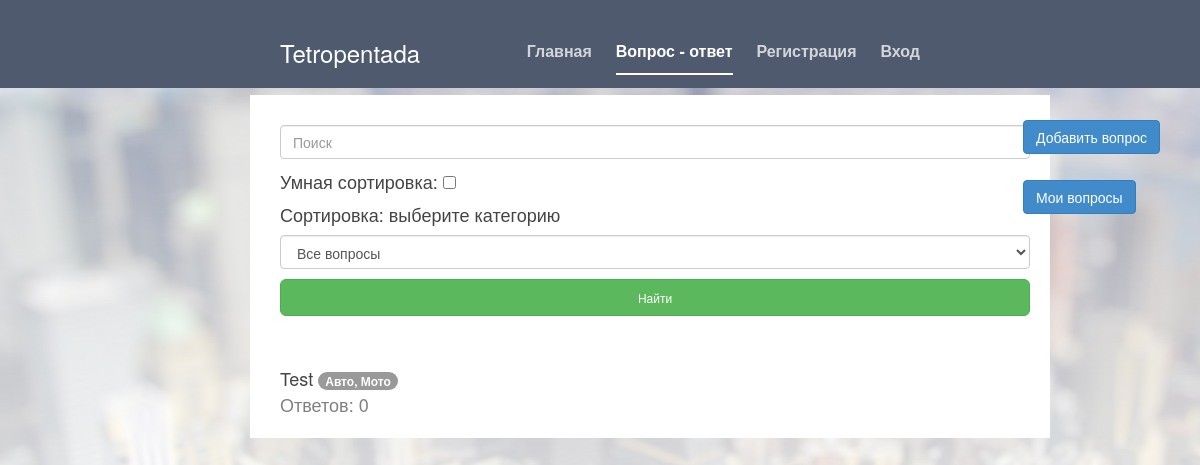
The app's page /index/0/none, older data.
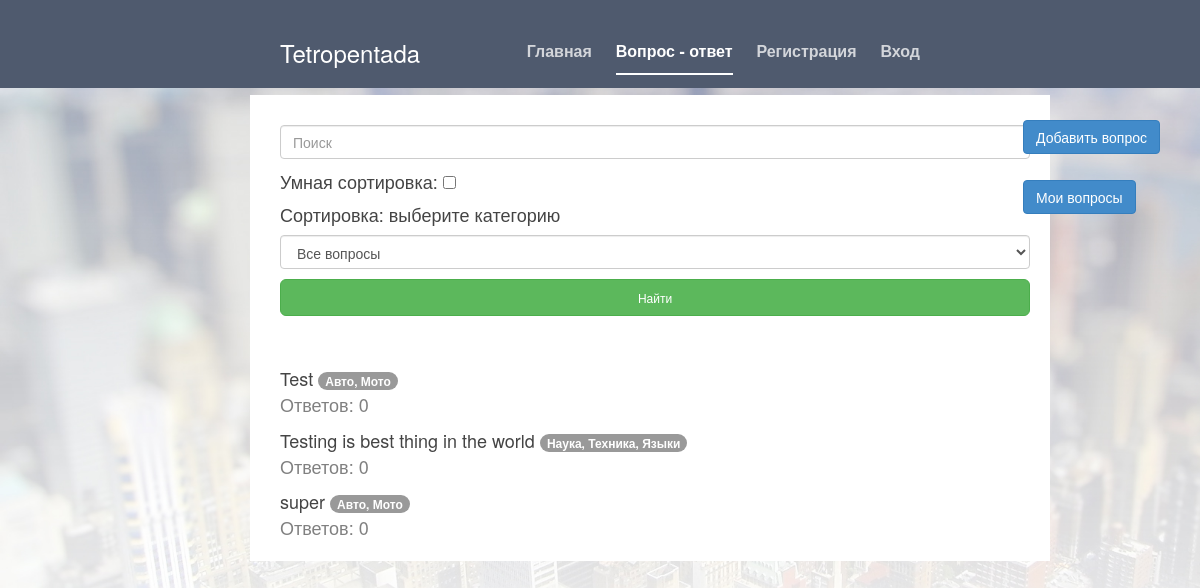
The same page, newer data.
### tetropentada.py (models this page shows, shortened)
class Question(db.Model):
    id = db.Column(db.Integer, primary_key=True)
    title = db.Column(db.String(80))
    content = db.Column(db.String(80))
    tag = db.Column(db.String(80))
    user_id = db.Column(db.Integer, db.ForeignKey('user.id'))
    user = db.relationship('User', backref=db.backref('Questions', lazy=True))

### tetropentada.py (the view, shortened to what this page needs)
@app.route("/index/<int:my_quests>/<tag>", methods=['POST', 'GET'])
def index(my_quests, tag):
    form = SearchAndSort()
    questions = Question.query.all()
    if form.validate_on_submit():
        if form.checkbox.data:
            tag = form.sort.data
            if tag != 'Все вопросы':
                sorted_questions = []
                for quest in questions:
                    if quest.tag == tag:
                        sorted_questions.append(quest)
            else:
                sorted_questions = questions.copy()
            try:
                sorted_titles = LSA(form.search.data,
                                    [question.title for question in sorted_questions]).main()
                sorted_questions = sorted(sorted_questions,
                                          key=lambda question: sorted_titles.index(question.title))
            except:
                pass
        else:
            search = form.search.data
            tag = form.sort.data
            if tag != 'Все вопросы':
                sorted_questions = []
                for quest in questions:
                    if quest.tag == tag:
                        sorted_questions.append(quest)
            else:
                sorted_questions = []
                print(questions)
                for quest in questions:
                    if str(search).upper() in str(quest.title).upper() or str(search).upper() in str(quest.content).upper():
                        sorted_questions.append(quest)
            try:
                sorted_titles = LSA(form.search.data,
                                    [question.title for question in sorted_questions]).main()
                sorted_questions = sorted(sorted_questions,
                                          key=lambda question: sorted_titles.index(question.title))
            except:
                pass
    else:
        sorted_questions = questions.copy()
        tag = 'none'
    current_user = User.query.filter_by(id=session.get('user_id')).first()
    return render_template("index.html", title='Tetropentada', my_quests=False,
                           len=len, tag=tag,
                           questions=sorted_questions, form=form,
                           style=url_for('static', filename='cover.css'),
                           bootstrap=url_for('static', filename='bootstrap.min.css'),
                           icon=url_for('static', filename='images/icon.png'),
                           User=User, current_user=current_user)

### tetropentada.py
class SearchAndSort(FlaskForm):
    search = StringField()
    submit = SubmitField('Найти')
    sort = SelectField(choices=TAGS)
    checkbox = BooleanField('Умная сортировка')
    submit_for_sort = SubmitField('Отсортировать по категории')

### templates/index.html (shortened to what this page needs)
{% extends "base.html" %}
{% block nav %}
<li><a href="/main">Главная</a></li>
<li class="active"><a href="/index/0/none">Вопрос - ответ</a></li>
{% if session.get('username') %}
    <li><a href="/profile/{{ session['user_id'] }}">{{ session.get('username') }}</a></li>
    <li><a href="/sign_out">Выход</a></li>
{% else %}
    <li><a href="/registration">Регистрация</a></li>
    <li><a href="/sign_in">Вход</a></li>
{% endif %}
{% endblock %}
{% block cover_container %}
<div class="container">
    <form role="form" method="post">
        {{ form.search(class_="form-control", placeholder="Поиск") }}
        <p>Умная сортировка: {{ form.checkbox(placeholder="Умная сортировка") }}</p>
        <h4>Сортировка: выберите категорию</h4>
        {{ form.sort(class_="form-control") }}
        {{ form.submit(class_="btn btn-lg btn-success btn-block") }}
    </form>
</div>
<div class="container">
    <div class="add-question-button">
        {% if current_user.pos != 3 %}
            <a class="btn btn-primary" href="/add_question" role="button">Добавить вопрос</a><br><br>
            {% if my_quests %}
                <a class="btn btn-primary" href="/index/0/{{ tag }}" role="button">Все вопросы</a>
            {% else %}
                <a class="btn btn-primary" href="/index/1/{{ tag }}" role="button">Мои вопросы</a>
            {% endif %}
        {% endif %}
    </div>
    {% for quest in questions %}
        <p>
            <div class="text-question">
                <a href="/single_question/{{ quest.id }}">{{ quest.title }}</a>
                {% if my_quests %}
                    <a href="/index/1/{{ quest.tag }}">
                        <span class="badge badge-primary">{{ quest.tag }}</span>
                    </a>
                {% else %}
                    <a href="/index/0/{{ quest.tag }}">
                        <span class="badge badge-primary">{{ quest.tag }}</span>
                    </a>
                {% endif %}
            </div>
            <div class="count-answers">Ответов: {{ len(quest.Answers) }}</div>
    {% endfor %}
</div>
{% endblock %}

### templates/base.html (shortened to what this page needs)
<!DOCTYPE html>
<html lang="en">
<head>
    <link href="{{ bootstrap }}" rel="stylesheet">
    <link href="{{ style }}" rel="stylesheet">
</head>
<body>
<div class="menu-wrapper">
    <div class="menu-wrapper-inner">
        <div class="cover-container">
            <div class="masthead clearfix">
                <div class="inner">
                    <h3 class="masthead-brand">Tetropentada</h3>
                    <ul class="nav masthead-nav">
                        {% block nav %} {% endblock %}
                    </ul>
                </div>
            </div>
        </div>
    </div>
</div>
<div class="site-wrapper">
    <div class="site-wrapper-inner">
        <div class="cover-container">
            {% block cover_container %} {% endblock %}
        </div>
    </div>
</div>
</body>
</html>

### static/cover.css (style rules this page uses)
a, a:focus, a:hover { color: #fff; }
html, body { height: 100%; background-color: #333; background-image: url(images/bg.jpg); background-repeat: no-repeat; background-size: cover; background-attachment:fixed; }
body { color: #fff; text-align: center; }
.site-wrapper { display: table; width: 100%; height: 100%; min-height: 100%; }
.site-wrapper-inner { display: table-cell; vertical-align: top; }
.cover-container { margin-right: auto; margin-left: auto; }
.menu-wrapper { position: fixed; top: 0px; display: table; width: 100%; background-color: rgb(79, 90, 110); height: 88px; }
.menu-wrapper-inner { display: table-cell; vertical-align: top; }
.container { width: 800px; background-color: #fff; color: #444; text-align: left; padding: 20px 20px 20px 30px; }
.container a { color: #444; }
a.btn { color: #fff; }
.add-question-button { position: fixed; top: 120px; right: 40px; }
.inner { padding: 30px; color: rgb(0, 0, 0); }
input { margin-top: 10px; margin-bottom: 10px; }
.masthead-brand { margin-top: 10px; margin-bottom: 10px; color: rgb(255, 255, 255); }
.masthead-nav > li { display: inline-block; }
.masthead-nav > li + li { margin-left: 20px; }
.masthead-nav > li > a { padding-right: 0; padding-left: 0; font-size: 16px; font-weight: bold; color: #fff; color: rgba(255,255,255,.75); border-bottom: 2px solid transparent; }
.masthead-nav > .active > a, .masthead-nav > .active > a:hover, .masthead-nav > .active > a:focus { color: #fff; border-bottom-color: #fff; }
.text-question { padding-bottom: 0px; }
@media (min-width: 768px) { .masthead-brand { float: left; } }
@media (min-width: 768px) { .masthead-nav { float: right; } }
.count-answers { font-size: 18px; color: grey; }
.btn-success { color: #fff; background-color: #5cb85c; border-color: #4cae4c; font-size: 12px; }
@media (min-width: 768px) { .masthead { position: fixed; top: 0; } }
@media (min-width: 768px) { .site-wrapper-inner { padding-top: 95px; font-size: 18px; } }
@media (min-width: 768px) { .masthead, .mastfoot, .cover-container { width: 100%; } }
@media (min-width: 992px) { .masthead, .mastfoot, .cover-container { width: 700px; } }

Row changes from the older to the newer data that the page shows:
added Question: title "Testing is best thing in the world", tag "Наука, Техника, Языки", Answers "0"
added Question: title "super", tag "Авто, Мото", Answers "0"
